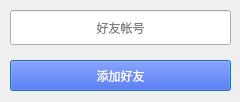
<?xml version="1.0" encoding="UTF-8"?>
<ui version="4.0">
 <class>AddFriendPage</class>
 <widget class="QDialog" name="AddFriendPage">
  <property name="geometry">
   <rect>
    <x>0</x>
    <y>0</y>
    <width>240</width>
    <height>102</height>
   </rect>
  </property>
  <property name="windowTitle">
   <string>Dialog</string>
  </property>
  <widget class="QLineEdit" name="lineEdit">
   <property name="geometry">
    <rect>
     <x>10</x>
     <y>10</y>
     <width>221</width>
     <height>35</height>
    </rect>
   </property>
   <property name="styleSheet">
    <string notr="true">font: 16pt &quot;Ubuntu&quot;;</string>
   </property>
   <property name="text">
    <string/>
   </property>
   <property name="alignment">
    <set>Qt::AlignCenter</set>
   </property>
   <property name="placeholderText">
    <string>好友帐号</string>
   </property>
  </widget>
  <widget class="QPushButton" name="pushButton">
   <property name="geometry">
    <rect>
     <x>10</x>
     <y>60</y>
     <width>221</width>
     <height>31</height>
    </rect>
   </property>
   <property name="styleSheet">
    <string notr="true">font: 16pt &quot;Ubuntu&quot;;
color: rgb(255, 255, 255);
background-color: rgb(7, 54, 249);</string>
   </property>
   <property name="text">
    <string>添加好友</string>
   </property>
  </widget>
 </widget>
 <resources/>
 <connections/>
</ui>
